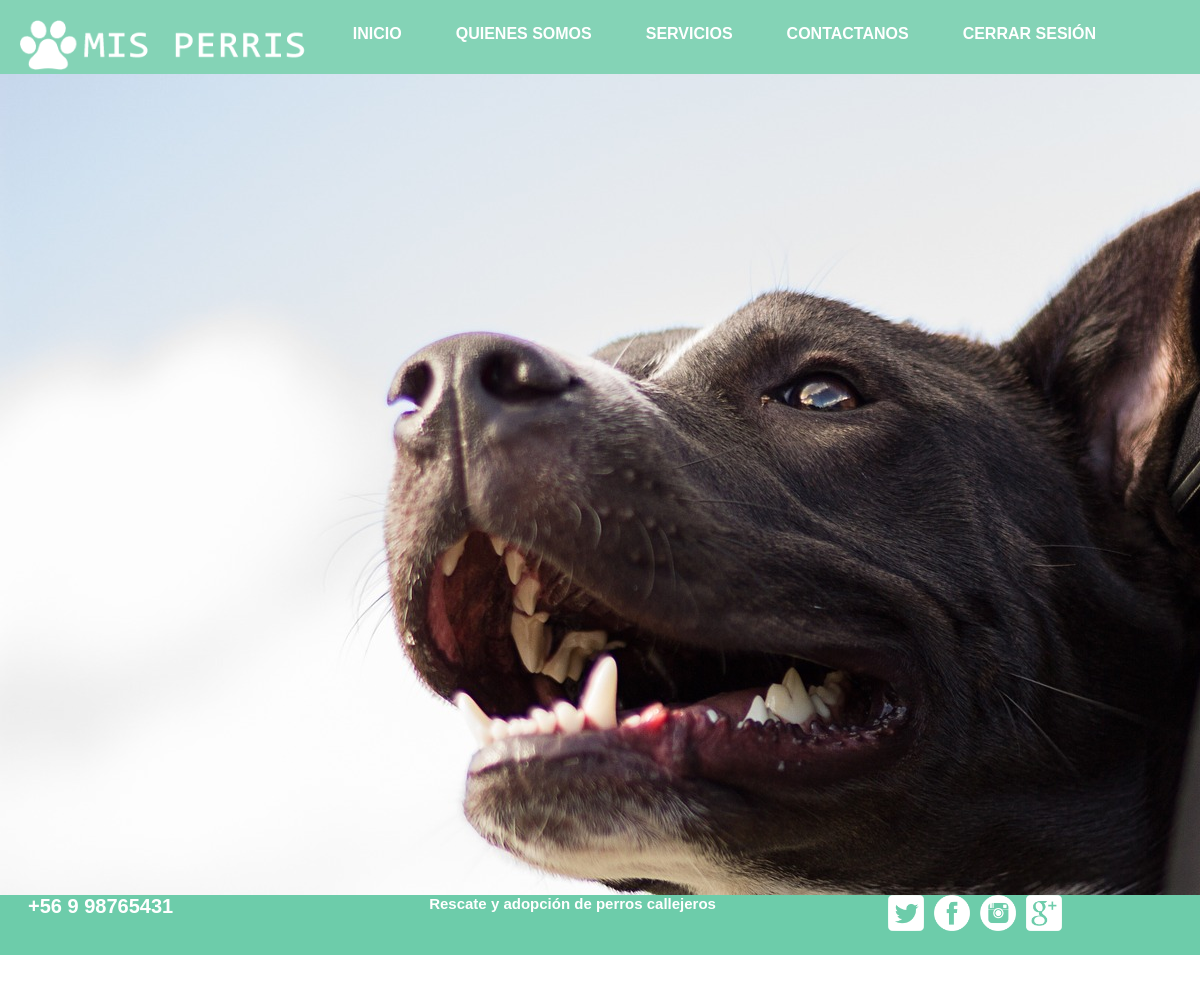
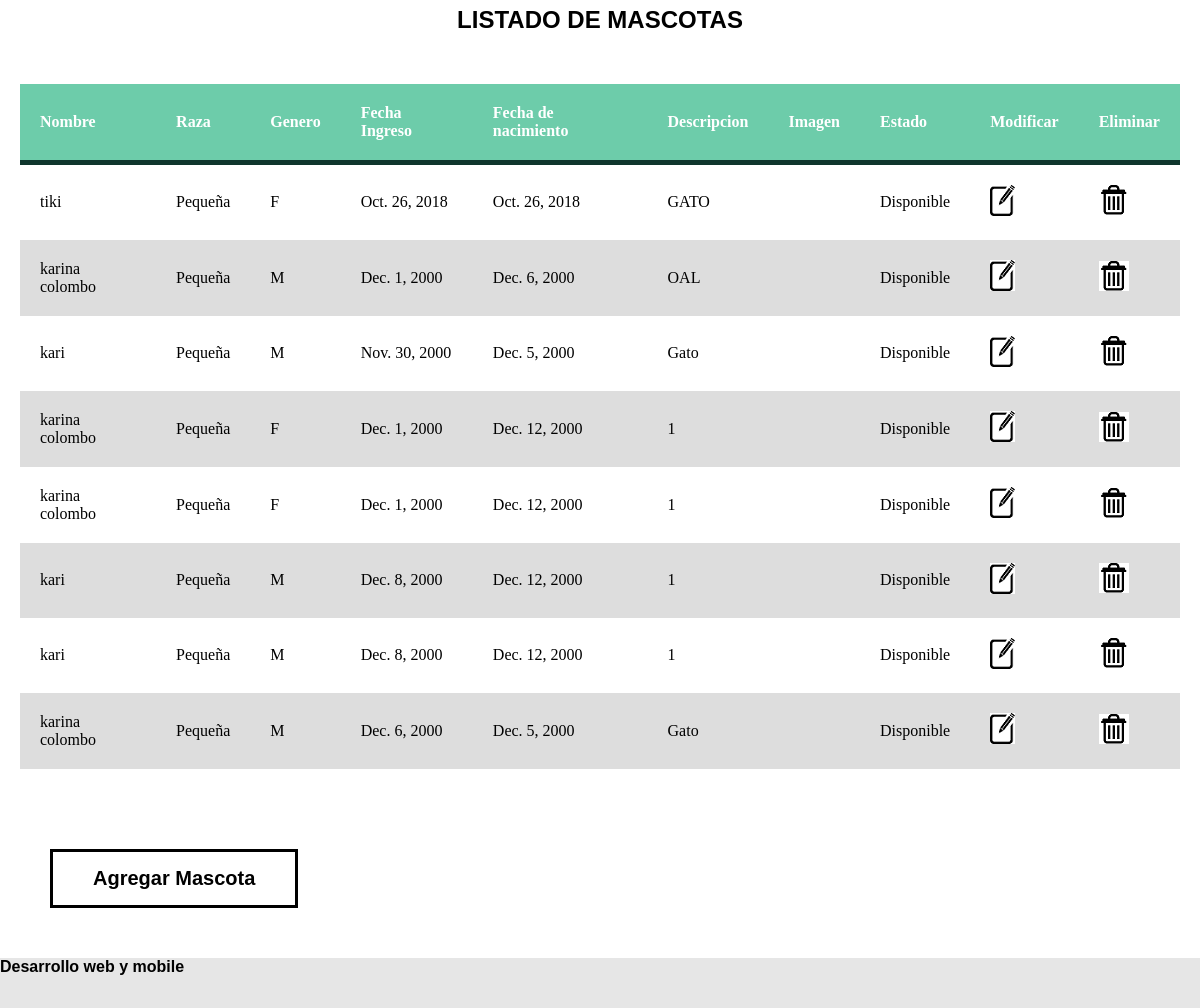
/mascotas/ (signed in), run on the app's committed database (2 pictures, top to bottom).
### core/models.py (models this page shows, shortened)
class Mascota(models.Model):
    nombre = models.CharField(max_length=50)
    genero = models.CharField(max_length=50)
    fechaIngreso = models.DateField(max_length=10)
    fechaNacimiento = models.DateField(max_length=10)
    descripcion = models.CharField(max_length=50)
    model_pic = models.ImageField(upload_to = 'pic_folder/')
    raza = models.ForeignKey(Raza, on_delete=models.CASCADE)
    tipo = models.ForeignKey(Tipo, on_delete=models.CASCADE)
    class Meta:
        verbose_name = "Mascota"
        verbose_name_plural = "Mascotas"

class Raza(models.Model):
    raza = models.CharField(max_length=50)

class Tipo(models.Model):
    tipo = models.CharField(max_length=50)
    def __str__(self):
        return self.tipo

### core/views.py (the view)
# urls.py: path('mascotas/', listar_mascota, name="mascotas"),
@login_required
def listar_mascota(request):
    mascota = Mascota.objects.all()
    return render(request, 'core/listar_mascota.html',{
        'mascota':mascota
    })

### core/templates/core/listar_mascota.html (shortened to what this page needs)
{% extends "core/base.html" %}
{% load static %}
{% block contenido %}
<div class="row section-header">
        <div class="col-full">
            <h2 class="subhead">Listado de Mascotas</h2>
    <div class="main-container">
        <table>
             <thead>
                <tr>
                    <th>Nombre</th>
                    <th>Raza</th>
                    <th>Genero</th>
                    <th>Fecha Ingreso</th>
                    <th>Fecha de nacimiento</th>
                    <th>Descripcion</th>
                    <th>Imagen</th>
                    <th>Estado</th>
                    <th>Modificar</th>
                    <th>Eliminar</th>
                 </tr>
            </thead>
    {% for a in mascota %}
            <tr>
                <td>{{ a.nombre }}</td>
                <td>{{ a.raza.raza }}</td>
                <td>{{ a.genero }}</td>
                <td>{{ a.fechaIngreso }}</td>
                <td>{{ a.fechaNacimiento }}</td>
                <td>{{ a.descripcion }}</td>
                <td>{{ a.id_image }}</td>
                <td>{{ a.tipo }}</td>
                <td><a href="{% url 'modificar_mascota' a.id %}" target="_blank"><img src="{% static 'core/img/modificarUser.png' %}"></a></td>
                <td><a href="{% url 'eliminar_mascota' a.id %}" target="_blank"><img src="{% static 'core/img/deleteUser.png' %}"></a></td>
            </tr>
            {% endfor %}
        </table>
    </div>
</div>
<button class="boton" onclick="location.href='/formulario_mascota'">Agregar Mascota</button>
</div>
</div>
{% endblock contenido %}

### core/static/core/css/Estilos.css (style rules this page uses)
* { margin: 0; padding: 0; }
.contenido > div { width: 100%; }
.boton { margin: 30px; text-decoration:none; font-weight: 600; font-size: 20px; color:#000000; padding-top:15px; padding-bottom:15px; padding-left:40px; padding-right:40px; background-color: transparent; border-width: 3px; border-style: solid; border-color: #000000; }
.subhead { font-weight: bold; font-family: 'Gill Sans', 'Gill Sans MT', Calibri, 'Trebuchet MS', sans-serif; text-transform: uppercase; color: black; margin-top: 30px; text-align: center; }
.main-container table { background-color: white; margin: auto; text-align: left; border-collapse: collapse; width: 100%; margin-top: 50px; margin-bottom: 50px; box-sizing: border-box; border-radius: 7px; }
th, td { padding: 20px; }
thead { background-color: #6DCCAA; border-bottom: solid 5px #0F362D; color: white; }
tr:nth-child(even) { background-color: #ddd; }

### data on the page
Mascota: nombre "tiki", raza.raza "Pequeña", genero "F", fechaIngreso "Oct. 26, 2018", fechaNacimiento "Oct. 26, 2018", descripcion "GATO", tipo "Disponible"
Mascota: nombre "karina colombo", raza.raza "Pequeña", genero "M", fechaIngreso "Dec. 1, 2000", fechaNacimiento "Dec. 6, 2000", descripcion "OAL", tipo "Disponible"
Mascota: nombre "kari", raza.raza "Pequeña", genero "M", fechaIngreso "Nov. 30, 2000", fechaNacimiento "Dec. 5, 2000", descripcion "Gato", tipo "Disponible"
Mascota: nombre "karina colombo", raza.raza "Pequeña", genero "F", fechaIngreso "Dec. 1, 2000", fechaNacimiento "Dec. 12, 2000", descripcion "1", tipo "Disponible"
Mascota: nombre "karina colombo", raza.raza "Pequeña", genero "F", fechaIngreso "Dec. 1, 2000", fechaNacimiento "Dec. 12, 2000", descripcion "1", tipo "Disponible"
Mascota: nombre "kari", raza.raza "Pequeña", genero "M", fechaIngreso "Dec. 8, 2000", fechaNacimiento "Dec. 12, 2000", descripcion "1", tipo "Disponible"
Mascota: nombre "kari", raza.raza "Pequeña", genero "M", fechaIngreso "Dec. 8, 2000", fechaNacimiento "Dec. 12, 2000", descripcion "1", tipo "Disponible"
Mascota: nombre "karina colombo", raza.raza "Pequeña", genero "M", fechaIngreso "Dec. 6, 2000", fechaNacimiento "Dec. 5, 2000", descripcion "Gato", tipo "Disponible"
